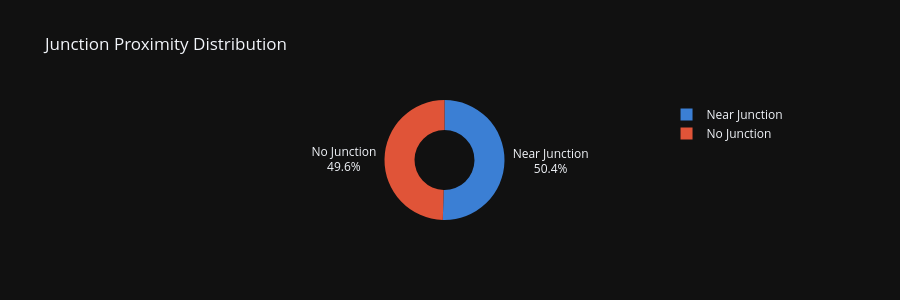

The code cell stored with this chart in its notebook:
### Code cell
# 3.7 Junction vs open road
df_eda['junction_known'] = (
    df_eda['junction_name'].fillna('No Junction') != 'No Junction'
).astype(int)

junc_labels = {0: 'No Junction', 1: 'Near Junction'}
junc_dist   = df_eda['junction_known'].map(junc_labels).value_counts().reset_index()
junc_dist.columns = ['Type', 'Count']

fig = px.pie(
    junc_dist, values='Count', names='Type', hole=0.5,
    title='Junction Proximity Distribution',
    template='plotly_dark',
    color_discrete_sequence=['#3b7fd4', '#e05438']
)
fig.update_traces(textinfo='percent+label')
fig.update_layout(height=300)
fig.show()

print(f"Junction violations   : {df_eda['junction_known'].sum():,}  "
      f"({df_eda['junction_known'].mean()*100:.1f}%)")
print(f"Open-road violations  : {(df_eda['junction_known']==0).sum():,}")

### Figure 1 — Plotly figure (JSON) as saved in the notebook; plotly's stock layout.template omitted (floating-point values rounded to 4 significant figures)
{"data": [{"domain": {"x": [0, 1], "y": [0, 1]}, "hole": 0.5, "hovertemplate": "Type=%{label}<br>Count=%{value}<extra></extra>", "labels": ["Near Junction", "No Junction"], "legendgroup": "", "name": "", "showlegend": true, "textinfo": "percent+label", "type": "pie", "values": [150565, 147885]}], "layout": {"height": 300, "legend": {"tracegroupgap": 0}, "piecolorway": ["#3b7fd4", "#e05438"], "title": {"text": "Junction Proximity Distribution"}}}
